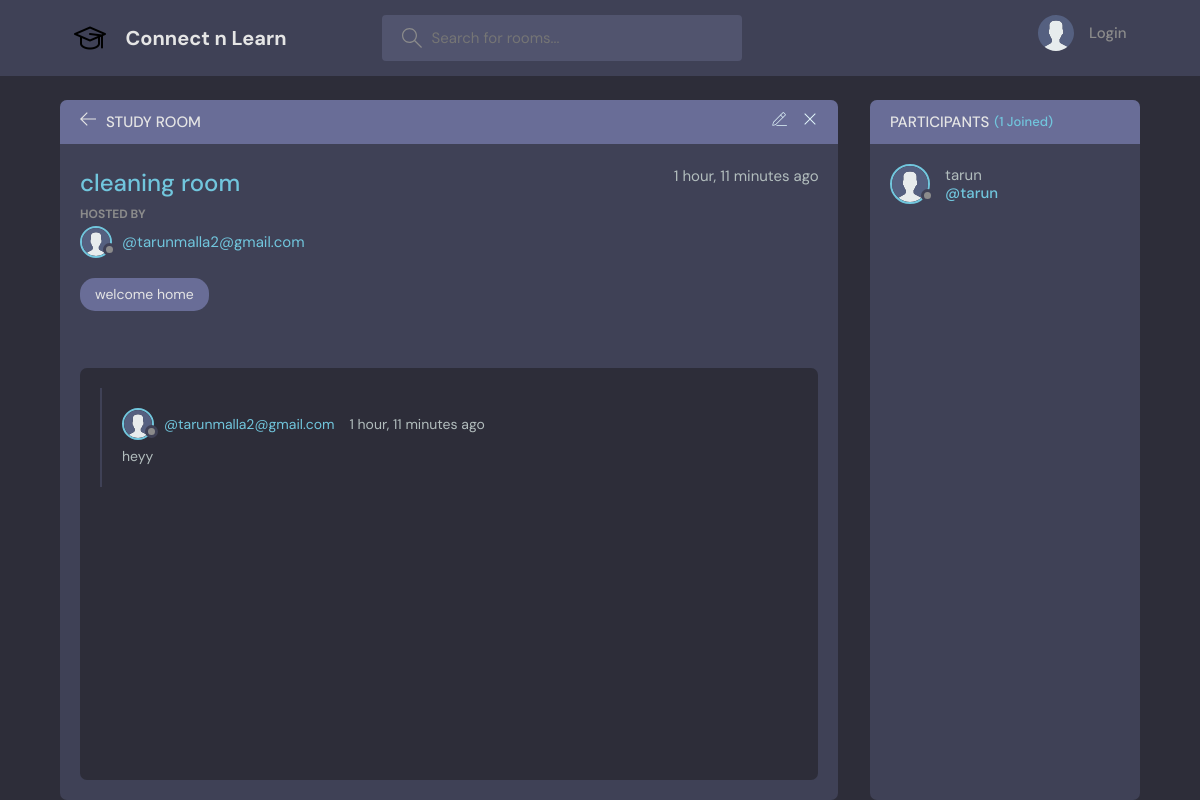
/room/1, run on the app's committed database.
### core/models.py (models this page shows, shortened)
class Room(models.Model):
    host=models.ForeignKey(User,on_delete=models.SET_NULL,null=True)
    topic=models.ForeignKey(Topic,on_delete=models.SET_NULL,null=True)
    name=models.CharField(max_length=200)
    description=models.TextField(null=True,blank=True)
    participants=models.ManyToManyField(User,related_name='participants',blank=True)
    updated=models.DateTimeField(auto_now=True)
    created=models.DateTimeField(auto_now_add=True)
    class Meta:
        ordering=['-updated','-created']

class User(AbstractUser):
    name=models.CharField(max_length=50,null=True)
    email=models.EmailField(unique=True,null=True)
    bio=models.TextField(max_length=200,null=True)
    avatar=models.ImageField(null=True,default="avatar.svg")
    USERNAME_FIELD='email'
    REQUIRED_FIELDS=[]

class Topic(models.Model):
    name=models.CharField(max_length=200)
    def __str__(self):
        return self.name

class Message(models.Model):
    user=models.ForeignKey(User,on_delete=models.CASCADE)
    room=models.ForeignKey(Room,on_delete=models.CASCADE)
    body=models.TextField()
    updated=models.DateTimeField(auto_now=True)
    created=models.DateTimeField(auto_now_add=True)
    class Meta:
        ordering=['-updated','-created']

### core/views.py (the view)
# urls.py: path("room/<str:pk>",views.room,name="room"),
def room(request,pk):
    room=Room.objects.get(id=pk)
    room_message=room.message_set.all()
    room_users=room.participants.all()
    if request.method == 'POST':
        message=Message.objects.create(user=request.user,room=room,body=request.POST.get('body'))
        room.participants.add(request.user)
        return redirect('room',pk=room.id)
    context={'room':room,'room_message':room_message,'room_users':room_users}
    return render(request,'core/room.html',context)

### core/templates/core/room.html (shortened to what this page needs)
{% extends 'main.html' %}
{% block content %}
    <main class="profile-page layout layout--2">
      <div class="container">
        <div class="room">
          <div class="room__top">
            <div class="room__topLeft">
              <a href="{% url 'home' %}">
                <svg version="1.1" xmlns="http://www.w3.org/2000/svg" width="32" height="32" viewBox="0 0 32 32">
                  <title>arrow-left</title>
                  <path
                    d="M13.723 2.286l-13.723 13.714 13.719 13.714 1.616-1.611-10.96-10.96h27.625v-2.286h-27.625l10.965-10.965-1.616-1.607z"
                  ></path>
                </svg>
              </a>
              <h3>Study Room</h3>
            </div>
            <div class="room__topRight">
              <a href="{% url 'update-room' room.id %}">
              </a>
              <a href="{% url 'delete-room' room.id %}">
                <svg version="1.1" xmlns="http://www.w3.org/2000/svg" width="32" height="32" viewBox="0 0 32 32">
                  <title>remove</title>
                  <path
                    d="M27.314 6.019l-1.333-1.333-9.98 9.981-9.981-9.981-1.333 1.333 9.981 9.981-9.981 9.98 1.333 1.333 9.981-9.98 9.98 9.98 1.333-1.333-9.98-9.98 9.98-9.981z"
                  ></path>
                </svg>
              </a>
            </div>
          </div>
          <div class="room__box scroll">
            <div class="room__header scroll">
              <div class="room__info">
                <h3>{{room.name}}</h3>
                <span>{{room.created|timesince}} ago</span>
              </div>
              <div class="room__hosted">
                <p>Hosted By</p>
                <a href="{% url 'user-profile' room.host.id %}" class="room__author">
                  <div class="avatar avatar--small">
                    <img src="{{room.host.avatar.url}}" />
                  </div>
                  <span>@{{room.host}}</span>
                </a>
              </div>
              <span class="room__topics">{{room.topic}}</span>
            </div>
            <div class="room__conversation">
              <div class="threads scroll">
                {% for message in room_message %}
                <div class="thread">
                  <div class="thread__top">
                    <div class="thread__author">
                      <a href="{% url 'user-profile' message.user.id %}" class="thread__authorInfo">
                        <div class="avatar avatar--small">
                          <img src="{{message.user.avatar.url}}" />
                        </div>
                        <span>@{{message.user}}</span>
                      </a>
                      <span class="thread__date">{{message.created|timesince}}  ago</span>
                    </div>
                  </div>
                  <div class="thread__details">
                  {{message.body}}
                  </div>
                </div>
                {% endfor %}
              </div>
            </div>
          </div>
        </div>
        <div class="participants">
          <h3 class="participants__top">Participants <span>({{room.participants.count}} Joined)</span></h3>
          <div class="participants__list scroll">
            {% for user in room_users %}
            <a href="{% url 'user-profile' user.id %}" class="participant">
              <div class="avatar avatar--medium">
                <img src="{{user.avatar.url}}" />
              </div>
              <p>
                {{user.username}}
                <span>@{{user.username}}</span>
              </p>
            </a>
            {% endfor %}
          </div>
        </div>
      </div>
    </main>
{% endblock content %}

### data on the page
Room: name "cleaning room", created "1 hour, 11 minutes", host.avatar (placeholder picture), host "tarunmalla2@gmail.com", topic "welcome home", participants.count "1"
Message: user.avatar (placeholder picture), user "tarunmalla2@gmail.com", created "1 hour, 11 minutes", body "heyy"
User: avatar (placeholder picture), username "tarun"
